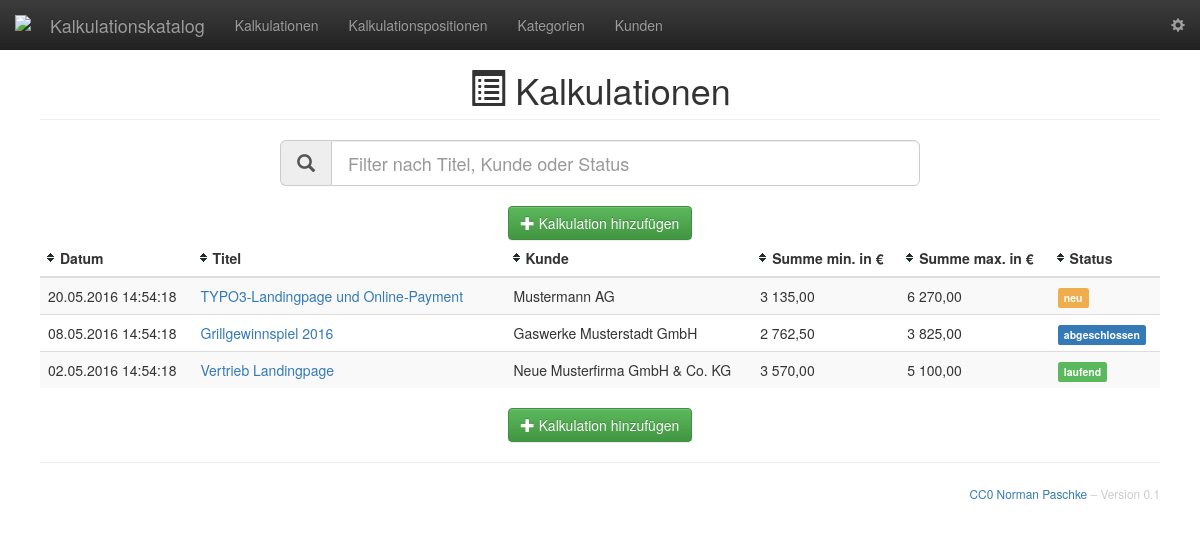
The page / on the database its author committed.
### tables this page shows
CREATE TABLE `calculation` (
  `id` int(6) unsigned NOT NULL auto_increment,
  `tstamp` int(11) NOT NULL DEFAULT '0',
  `name` varchar(128) NOT NULL,
  `customer` int(6) unsigned NOT NULL,
  `status` int(6) unsigned NOT NULL,
  `price_team` float(6,2) unsigned NOT NULL DEFAULT '0',
  `price_pm` float(6,2) unsigned NOT NULL DEFAULT '0',
  PRIMARY KEY (`id`),
  CONSTRAINT `fk_customer` FOREIGN KEY (`customer`) REFERENCES customer(`id`),
  CONSTRAINT `fk_status` FOREIGN KEY (`status`) REFERENCES status(`id`)
);

CREATE TABLE `customer` (
  `id` int(6) unsigned NOT NULL auto_increment,
  `name` varchar(64) NOT NULL,
  `address` text(1000),
  PRIMARY KEY  (`id`)
);

CREATE TABLE `status` (
  `id` int(6) unsigned NOT NULL auto_increment,
  `name` varchar(32) NOT NULL,
  `cssclass` varchar(32) NOT NULL,
  PRIMARY KEY  (`id`)
);

### Classes/Controllers/calculation.controller.php (called while the page is built, shortened)
<?php
class CalculationController {
	public function index() {
		$calculations = Calculation::all();
		require_once "Classes/Views/listCalculation.php";
	}
}
?>

### Classes/Views/home.php (called while the page is built, shortened)
<?php render('calculation','index') ?>

### Classes/Controllers/pages.controller.php (called while the page is built, shortened)
<?php
class PagesController {
	public function home() {
		require_once "Classes/Views/home.php";
	}
}
?>

### index.php (called while the page is built, shortened)
<?php
require_once "Classes/Views/layout.php";

### Classes/Models/calculation.model.php (called while the page is built, shortened)
<?php
class Calculation {
	public static function all() {
		global $db;
		$st = $db->prepare("SELECT * FROM calculation");
		$st->execute($arr);
		$calculations = $st->fetchAll(PDO::FETCH_CLASS, "Calculation");
		return $calculations;
	}
	public static function show($id) {
		global $db;
		$id = intval($id);
		$st = $db->prepare("SELECT * FROM calculation WHERE id=:id");
		$st->execute(array('id' => $id));
		$st->setFetchMode(PDO::FETCH_CLASS, "Calculation");
		$calculation = $st->fetch();
		return $calculation;
	}
	public static function getStatus($id) {
		global $db;
		$id = intval($id);
		$st = $db->prepare("SELECT * FROM status WHERE id=:id");
		$st->execute(array('id' => $id));
		$status = $st->fetch(PDO::FETCH_OBJ);
		return $status;
	}
	public static function getCustomer($id) {
		global $db;
		$id = intval($id);
		$st = $db->prepare("SELECT * FROM customer WHERE id=:id");
		$st->execute(array('id' => $id));
		$customer = $st->fetch(PDO::FETCH_OBJ);
		return $customer;
	}
	public static function getItems($id) {
		global $db;
		$id = intval($id);
		$st = $db->prepare("SELECT i.* FROM item i INNER JOIN calculation_item_mm mm on i.id = mm.uid_item INNER JOIN calculation c on c.id = mm.uid_calculation WHERE c.id=:id;");
		$st->execute(array('id' => $id));
		$items = $st->fetchAll(PDO::FETCH_CLASS, "Item");
		return $items;
	}
	public static function getCompletePriceMin($id) {
		$items = self::getItems($id);
		$currentCalculation = self::show($id);
		$pt = 0;
		for ($i = 0; $i < count($items); $i++) {
			$task = $items[$i]->tmin;
			$pt = $pt + $task;
		};
		$team = floatval($currentCalculation->price_team);
		$pm = floatval($currentCalculation->price_pm);
		$pm = $pt * 0.1 * $pm;
		$pt = $pt * $team;
		$pt = $pt + $pm;
		return formatCurrency($pt);
	}
	public static function getCompletePriceMax($id) {
		$items = self::getItems($id);
		$currentCalculation = self::show($id);
		$pt = 0;
		for ($i = 0; $i < count($items); $i++) {
			$task = $items[$i]->tmax;
			$pt = $pt + $task;
		};
		$team = floatval($currentCalculation->price_team);
		$pm = floatval($currentCalculation->price_pm);
		$pm = $pt * 0.1 * $pm;
		$pt = $pt * $team;
		$pt = $pt + $pm;
		return formatCurrency($pt);
	}
}
?>

### Classes/Views/listCalculation.php (the view, shortened to what this page needs)
<?php echo pageHeader('Kalkulationen', 'glyphicon-list-alt') ?>
<div id="offers">
	<form class="filterform center-block has-info">
		<div class="input-group input-group-lg">
			<div class="input-group-addon"><span class="glyphicon glyphicon-search"></span></div>
			<input class="search form-control" placeholder="Filter nach Titel, Kunde oder Status" type="text" value=""/>
		</div>
	</form>
	<div class="text-center">
		<a class="btn btn-success" href="/?controller=calculation&action=add"><span class="glyphicon glyphicon-plus"></span> Kalkulation hinzufügen</a>
	</div>
	<div class="table-responsive">
		<table class="table table-striped table-hover table-sort">
			<thead>
				<tr>
					<th>Datum</th>
					<th>Titel</th>
					<th>Kunde</th>
					<th>Summe min. in &euro;</th>
					<th>Summe max. in &euro;</th>
					<th>Status</th>
				</tr>
			</thead>
			<tbody class="list">
				<?php foreach($calculations as $calculation) { ?>
				<tr>
					<td>
						<?php echo dateFormat($calculation->tstamp); ?>
					</td>
					<td class="title">
						<a class="edit" title="Bearbeiten" href="?controller=calculation&action=show&id=<?php echo $calculation->id ?>">
							<?php echo $calculation->name ?>
						</a>
					</td>
					<td class="customer">
						<?php echo $calculation->getCustomer($calculation->customer)->name ?>
					</td>
					<td>
						<?php echo $calculation->getCompletePriceMin($calculation->id) ?>
					</td>
					<td>
						<?php echo $calculation->getCompletePriceMax($calculation->id) ?>
					</td>
					<td class="status">
						<span class="label label-<?php echo $calculation->getStatus($calculation->status)->cssclass ?>"><?php echo $calculation->getStatus($calculation->status)->name ?></span>
					</td>
				</tr>
				<?php } ?>
			</tbody>
		</table>
	</div>
</div>
<div class="text-center">
	<a class="btn btn-success" href="/?controller=calculation&action=add"><span class="glyphicon glyphicon-plus"></span> Kalkulation hinzufügen</a>
</div>

### Classes/functions.php (shortened to what this page needs)
<?php
function iconTitle($title = '', $icon = '') {
	if($title) {
		if($icon) {
			$iconTitle = '<i class="glyphicon '.$icon.'"></i> '.$title;
		}
	}
	return $iconTitle;
}
function pageHeader($title = '', $icon = '') {
	if($title && $icon) {
		$title = iconTitle($title, $icon);
		$pageHeader = '<h1 class="page-header">'.$title.'</h1>';
	}
	return $pageHeader;
}
function formatCurrency($prize) {
	$formatedPrize = number_format(round($prize,2),2,',',' ');
	return $formatedPrize;
}
function dateFormat($timestamp) {
	 echo date('d.m.Y H:i:s', $timestamp);
	 return;
}

### Resources/Public/Stylesheets/style.css (style rules this page uses)
body { min-width: 320px; padding-top: 50px; }
h1 { font-size: 24px; }
@media (min-width: 768px) { h1 { font-size: 36px; text-align: center; } }
.main .page-header { margin-top: 0; }
.filterform { margin-bottom: 20px; max-width: 640px; }
table.table-sort thead tr .header { background-image: url(../Images/bg.gif); background-repeat: no-repeat; background-position: center left; cursor: pointer; padding-left: 20px; }

### rows shown on the page
calculation: tstamp "20.05.2016 14:54:18", name "TYPO3-Landingpage und Online-Payment", customer.name "Mustermann AG", id "3 135,00", id "6 270,00", status.name "neu"
calculation: tstamp "08.05.2016 14:54:18", name "Grillgewinnspiel 2016", customer.name "Gaswerke Musterstadt GmbH", id "2 762,50", id "3 825,00", status.name "abgeschlossen"
calculation: tstamp "02.05.2016 14:54:18", name "Vertrieb Landingpage", customer.name "Neue Musterfirma GmbH & Co. KG", id "3 570,00", id "5 100,00", status.name "laufend"

### other values the page prints
$GLOBALS['defaultTitle'] "Kalkulationskatalog"
$title "Kalkulationen"
$GLOBALS['version'] "0.1"
